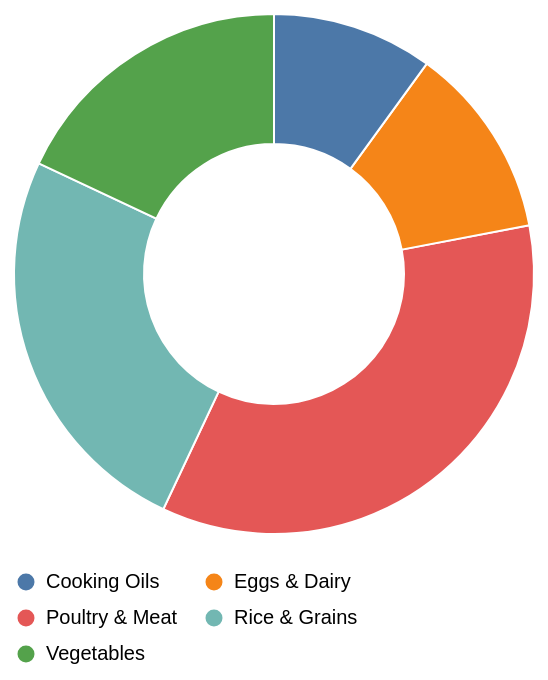

Source (Vega-Lite JSON):
### Vega-Lite specification from a JSON file in a GitHub repository (floating-point values rounded to 4 significant figures)
{"$schema": "https://vega.github.io/schema/vega-lite/v5.json", "width": 260, "height": 260, "description": "A donut chart showing household budget splits for essential food items.", "data": {"values": [{"category": "Poultry & Meat", "percentage": 35}, {"category": "Rice & Grains", "percentage": 25}, {"category": "Vegetables", "percentage": 18}, {"category": "Eggs & Dairy", "percentage": 12}, {"category": "Cooking Oils", "percentage": 10}]}, "mark": {"type": "arc", "innerRadius": 65, "stroke": "#fff"}, "encoding": {"theta": {"field": "percentage", "type": "quantitative"}, "color": {"field": "category", "type": "nominal", "scale": {"scheme": "tableau10"}, "legend": {"orient": "bottom", "columns": 2, "title": null}}, "tooltip": [{"field": "category", "type": "nominal", "title": "Category"}, {"field": "percentage", "type": "quantitative", "title": "Budget Share (%)"}]}}
